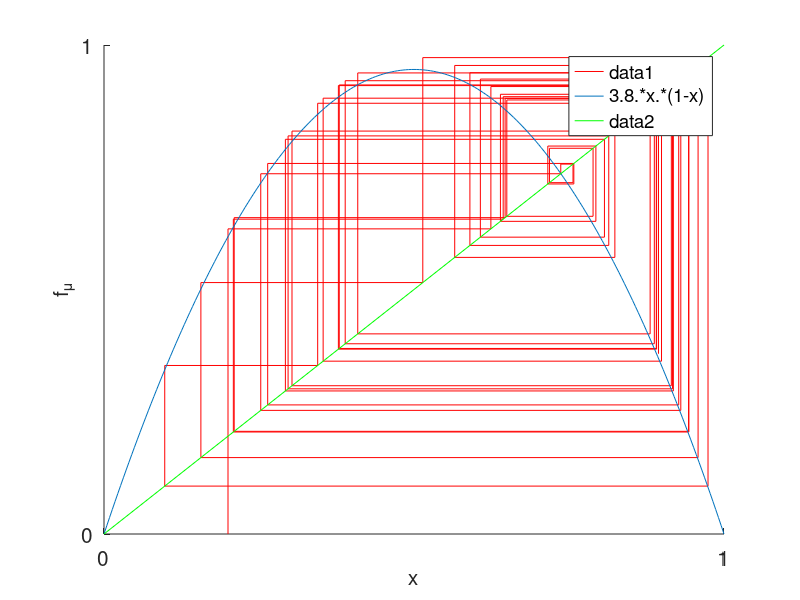

Write MATLAB code to recreate this figure.
% 
%  Graphical iteration of the logistic map.
% 
clear
fsize=15;
nmax=100;halfm=nmax/2;
t=zeros(1,nmax);
t(1)=0.2;
mu=3.9;
axis([0 1 0 1]);
for n=1:nmax
    t(n+1)=mu*t(n)*(1-t(n));
end

for n=1:halfm
    t1(2*n-1)=t(n);
    t1(2*n)=t(n);
end

t2(1)=0;t2(2)=t(2);
for n=2:halfm
    t2(2*n-1)=t(n);
    t2(2*n)=t(n+1);
end
hold on
plot(t1,t2,'r');
fplot('3.8*x*(1-x)',[0 1]);
x=[0 1];y=[0 1];
plot(x,y,'g');
hold off
%title('Graphical iteration for the tent map')
set(gca,'xtick',[0 1],'Fontsize',fsize)
set(gca,'ytick',[0 1],'Fontsize',fsize)
xlabel('x','Fontsize',fsize)
ylabel('f_{\mu}','Fontsize',fsize)

% End of Program
